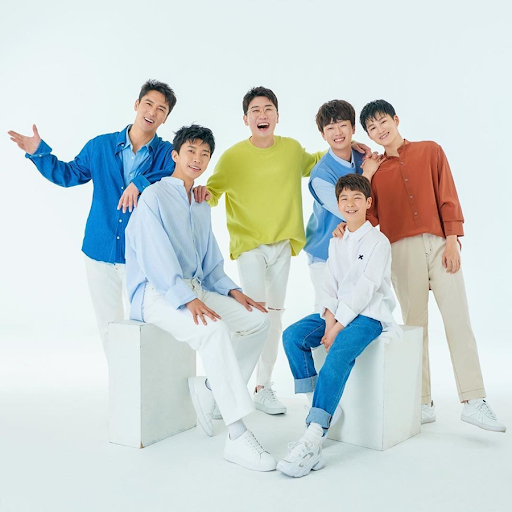
#> input picture detection/data/small_data.png, 512 x 512 px
$ python face_detection.py
#> lines starting #> are read from the running program, lines starting #| are printed output that depends on the picture; after the words box and inside, x2 and y2 are one past the last pixel; in counts of white or black regions, pixels touching at a corner belong together

import numpy as np
import cv2
from matplotlib import pyplot as plt
import time

if __name__ == "__main__":
    # print(cv2.__version__)
    temp = time.time()
    image1 = cv2.imread("data/small_data.png")
#> image1 is the input picture: shape (512, 512, 3); mean B, G, R 213.1, 213.9, 203.5
    gray = cv2.cvtColor(image1, cv2.COLOR_BGR2GRAY)
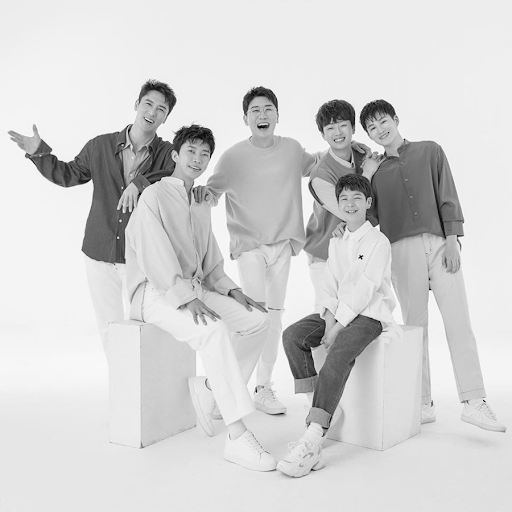
#> gray: shape (512, 512); min 0, max 254, mean 210.7

    xml = 'data/haarcascades/haarcascade_frontalface_default.xml'
    face_cascade = cv2.CascadeClassifier(xml)
    faces = face_cascade.detectMultiScale(gray, 1.05, 5)
#> faces = [[243, 95, 38, 38], [177, 137, 41, 41], [136, 91, 37, 37], [292, 66, 129, 129]]

    print("Number of faces detected: " + str(len(faces)))
#| Number of faces detected: 4

    if len(faces):
        for (x, y, w, h) in faces:
            cv2.rectangle(image1, (x, y), (x + w, y + h), (255, 0, 0), 2)
#> this loop made 4 passes
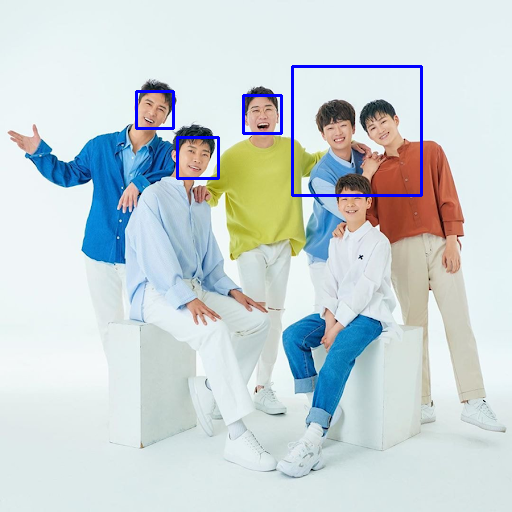
#> image1: shape (512, 512, 3); 1.12% of pixels changed, all inside (x1, y1, x2, y2) = (135, 65, 423, 197)


    print(time.time()-temp)
    plt.imshow(cv2.cvtColor(image1, cv2.COLOR_BGR2RGB), cmap='gray')
    plt.xticks([]), plt.yticks([])
    plt.show()
